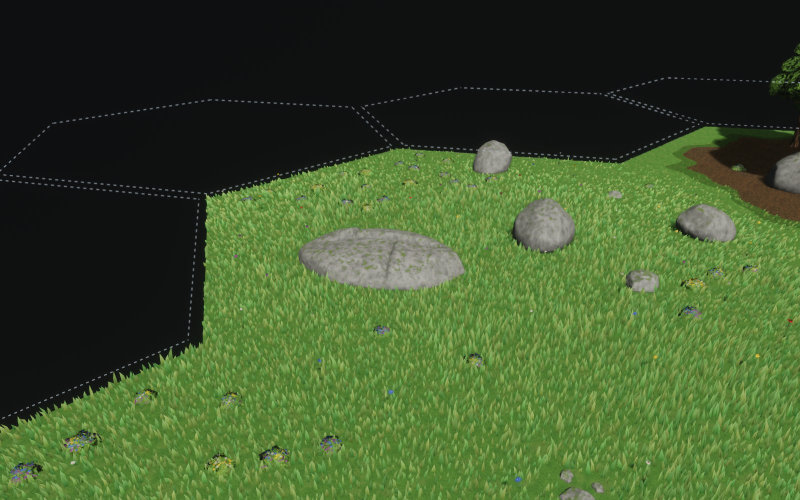
#> input picture docs/checkpoints/boulders/b1-play-meadow.jpg, 1600 x 1000 px, given in place of ref-1.jpg, which was not available (shown at 1/2 size)
$ python sheet.py
#> lines starting #> are read from the running program, lines starting #| are printed output that depends on the picture; pictures that were not available may be replaced by others from this repository, and a replacement may not be noted
"""Review sheet for the B1 granite set (boulder_granite, _b, _c, _d and outcrop_granite; refs
approved A25): the approved references, textured headless EEVEE stills beside rock_small and
rock_small_b, and in-engine shots (`--tilt off`) from boulders-kit.json (the kit meadow at (-2, 0)),
boulders-play.json (meadow, forest and oak tiles in play, walk mode at eye level) and
boulders-coast.json (the beach-ocean-scatter coast world). From the repo root, with
docs/checkpoints/boulders/integration.patch applied and the five pieces staged (make kit-build):
  Blender -b --factory-startup --python-exit-code 1 -P docs/checkpoints/boulders/still.py -- <dir>
  (then each still to <name>.jpg here)
  make shots-piece SCRIPT=docs/checkpoints/boulders/boulders-kit.json OUT=docs/checkpoints/boulders
  make shots-piece SCRIPT=docs/checkpoints/boulders/boulders-play.json OUT=docs/checkpoints/boulders \
    ARGS="--scenario play --clock fixed --water_clock fixed"   (boulders-coast.json the same way)
  python3 docs/checkpoints/boulders/sheet.py"""
import pathlib

from PIL import Image, ImageDraw

ROOT = pathlib.Path(__file__).resolve().parents[3]
DOCS = ROOT / "docs/checkpoints/boulders"
REFS = ROOT / "assets-source/refs/boulders"
CELLS = [
    (REFS / "ref-1.jpg", "ref-1 (approved A25): the four boulders"),
    (REFS / "ref-2.jpg", "ref-2 (approved A25): the whaleback outcrop with sheet joints"),
    (DOCS / "boulders-lineup.jpg", "EEVEE: rock_small, rock_small_b, then boulder_granite, _b, _c, _d, outcrop; 1.7 m figure"),
    (DOCS / "outcrop_granite-eevee-three_quarter.jpg", "outcrop_granite three-quarter (EEVEE), joints and slab steps"),
    (DOCS / "boulder_granite_d-eevee-three_quarter.jpg", "boulder_granite_d three-quarter (EEVEE)"),
    (DOCS / "boulder_granite_c-eevee-three_quarter.jpg", "boulder_granite_c, the wedge (EEVEE)"),
    (DOCS / "b1-kit-play.jpg", "in engine, kit meadow at (-2, 0) from play distance, tilt off"),
    (DOCS / "b1-kit-sun.jpg", "boulder_granite_d, sun side (about 6 m)"),
    (DOCS / "b1-kit-shade.jpg", "boulder_granite_d, shade side (about 6 m)"),
    (DOCS / "b1-kit-outcrop.jpg", "outcrop_granite close (about 9 m)"),
    (DOCS / "b1-kit-small.jpg", "boulder_granite and _b close"),
    (DOCS / "b1-kit-eye.jpg", "eye level 1.7 m across the boulder meadow"),
    (DOCS / "b1-play.jpg", "play: meadows, pine forests and oak tiles with the boulder scatter"),
    (DOCS / "b1-play-oak-scale.jpg", "play: scale beside the hero oak"),
    (DOCS / "b1-play-walk-eye.jpg", "play: walk mode, eye level 1.7 m"),
    (DOCS / "b1-coast-overview.jpg", "play: the coast world from above; the boulders and outcrops shown stand on its inland meadows"),
    (DOCS / "b1-coast-south.jpg", "play: the south beaches (no coast tile here keeps a boulder under the 0-6 cap)"),
    (DOCS / "b1-coast-north.jpg", "play: the north beaches; beach (0, -1), centre front, keeps one boulder on its grass-to-sand band"),
]
W, H, PAD, LABEL = 800, 500, 12, 28
cols, rows = 2, (len(CELLS) + 1) // 2
sheet = Image.new("RGB", (cols * (W + PAD) + PAD, rows * (H + LABEL + PAD) + PAD), (30, 30, 30))
#> sheet: PIL image 1636x4872 RGB; every value is 30
draw = ImageDraw.Draw(sheet)
for i, (path, label) in enumerate(CELLS):
    img = Image.open(path).convert("RGB")
#> img is the input picture: PIL image 1600x1000 RGB; mean R, G, B 63, 83.8, 44.4
    img.thumbnail((W, H))
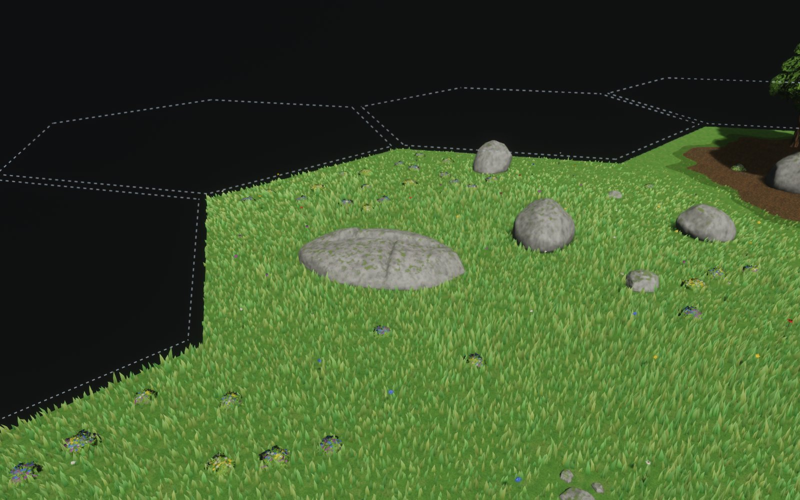
#> img: PIL image 800x500 RGB; mean R, G, B 63, 83.8, 44.4
    x = PAD + (i % cols) * (W + PAD)
    y = PAD + (i // cols) * (H + LABEL + PAD)
    sheet.paste(img, (x + (W - img.width) // 2, y + LABEL + (H - img.height) // 2))
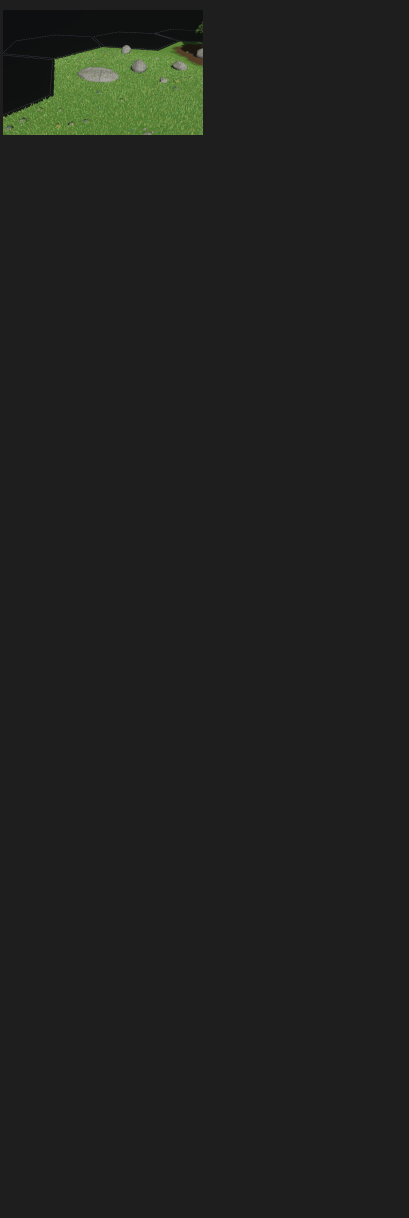
#> sheet: PIL image 1636x4872 RGB (shown at 1/4 size); mean R, G, B 31.7, 32.7, 30.7
    draw.text((x + 4, y + 6), label, fill=(230, 230, 230))
#> pass 2 of the loop `for i, (path, label) in enumerate(CELLS):`:
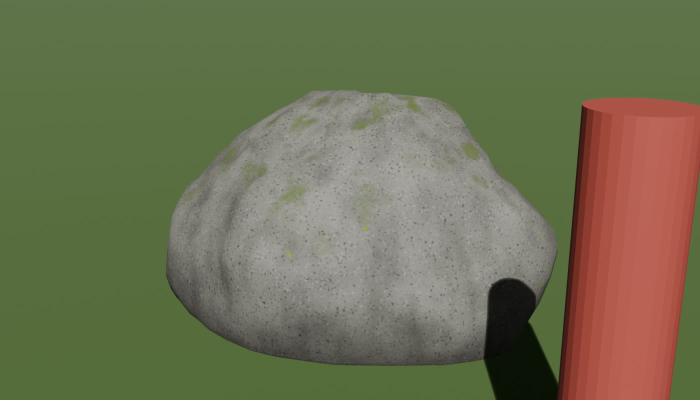
#> input picture docs/checkpoints/boulders/boulder_granite_b-eevee-three_quarter.jpg, 1400 x 800 px, given in place of ref-2.jpg, which was not available (shown at 1/2 size)
#> img is the input picture: PIL image 1400x800 RGB; mean R, G, B 110.2, 111.8, 81.9
#> `img.thumbnail((W, H))`:
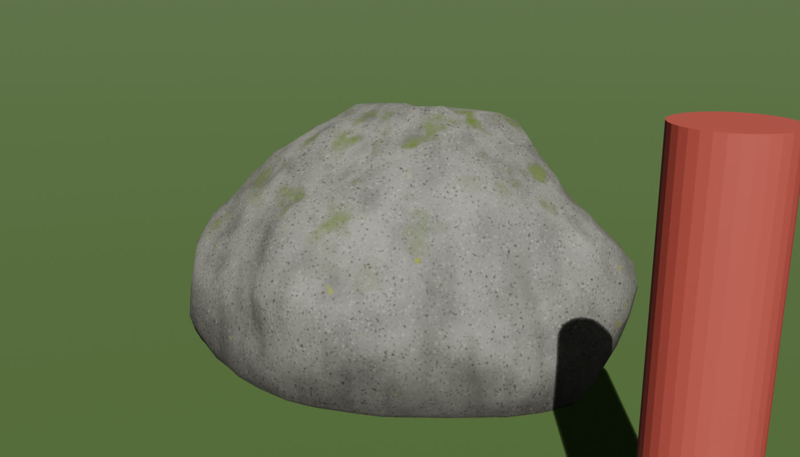
#> img: PIL image 800x457 RGB; mean R, G, B 110.2, 111.8, 81.9
#> `sheet.paste(img, (x + (W - img.width) // 2, y + LABEL + (H - img.heigh..`:
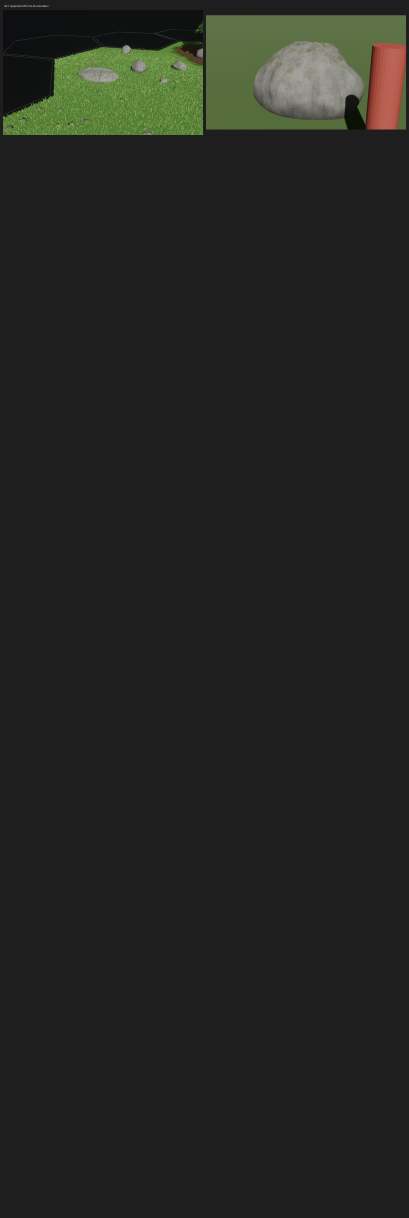
#> sheet: PIL image 1636x4872 RGB (shown at 1/4 size); mean R, G, B 35.3, 36.5, 33.1
#> pass 3 of the loop `for i, (path, label) in enumerate(CELLS):`:
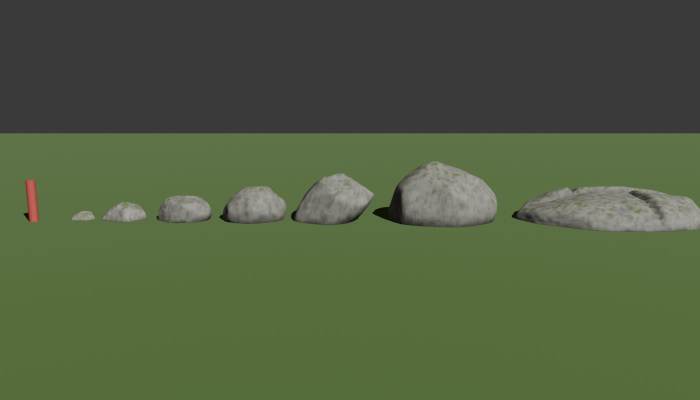
#> input picture docs/checkpoints/boulders/boulders-lineup.jpg, 1400 x 800 px (shown at 1/2 size)
#> img is the input picture: PIL image 1400x800 RGB; mean R, G, B 81, 93.9, 65.6
#> `img.thumbnail((W, H))`:
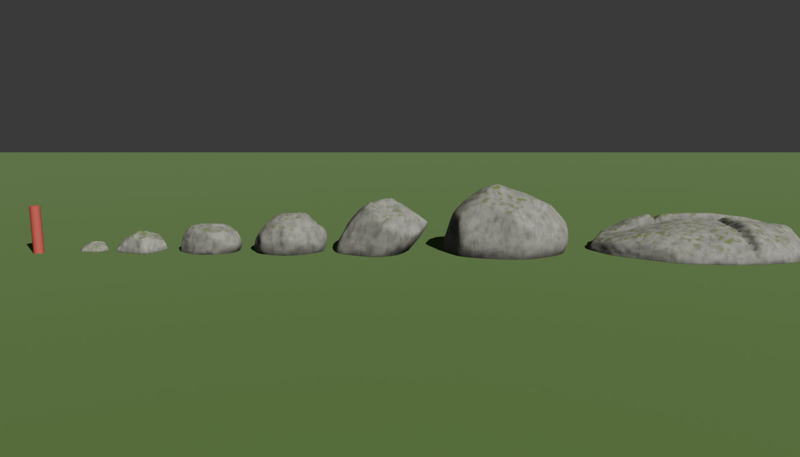
#> img: PIL image 800x457 RGB; mean R, G, B 81, 93.9, 65.6
#> `sheet.paste(img, (x + (W - img.width) // 2, y + LABEL + (H - img.heigh..`:
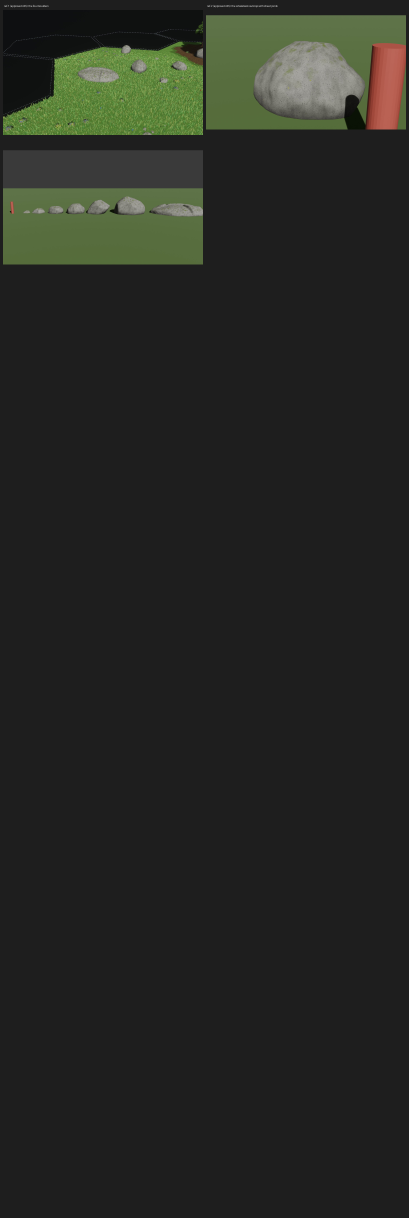
#> sheet: PIL image 1636x4872 RGB (shown at 1/4 size); mean R, G, B 37.7, 39.4, 34.8
#> (the run stopped early here; a loop or call above may not have finished)
